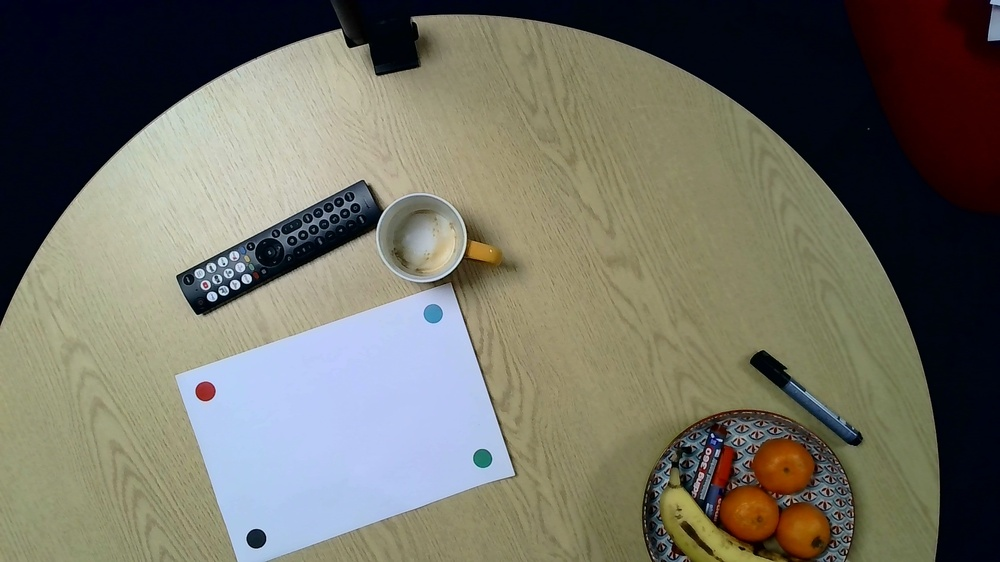
#> input picture custom/davids/high/B/custom_davids_high_B_3.jpg, 1000 x 562 px, shrunk from 1920 x 1080 before the run, found by its file name
$ jupyter execute DM-cicles.ipynb
#> lines starting #> are read from the running program, lines starting #| are printed output that depends on the picture
# A few qualiative tests for finding the cicles
In this notebook, I'm going to just quickly try out a few techniques to get an idea of possible appoaches. I'll take a test image and run various circle finders over it and visualise the results on the circles.

## Test Image
We are going to use `images/custom/davids/high/B/custom_davids_high_B_3.jpg` from the dataset as our test image. It has a few interesting confuser objects and there is grain on the table which we will need to account for. Note that we will most likely be overfitting our solution to this image but dealing with that is what the larger run is about. Here we are just trying techniques out to get a idea of next steps.

[cell 1]
# load in the image
import cv2 as cv
from matplotlib import pyplot as plt
import numpy as np


def show(image: np.array, dpi: int = 220, scale: float = 0.4, show_axis=False):
    """show the numpy array as an image using matplotlib

    The figure is scaled to the size of the image at dpi.

    Args:
        image (np.array): The image to display. Assumed to be (h,w,c).
        dpi (int): the dots per inch of the display. Defaults to the dpi of a macbook
        scale (float): scale the image so it will fit nicely in the notebook
    """
    h, w = image.shape[:2]
    figsise = ((w / dpi) * scale, (h / dpi) * scale)
    fig = plt.figure(figsize=figsise, dpi=dpi)
    ax = fig.add_axes([0, 0, 1, 1])  # fill entire figure
    ax.imshow(image)
    if not show_axis:
        plt.axis("off")
    plt.show()


test_image_path = "../../images/custom/davids/high/B/custom_davids_high_B_3.jpg"
image_bgr = cv.imread(test_image_path)  # note that the
#> image_bgr is the input picture: shape (562, 1000, 3); mean B, G, R 100.1, 111.7, 113
show(cv.cvtColor(image_bgr, cv.COLOR_BGR2RGB), scale=0.4)

## Some transforms
Let's visualise some of the tranformations that were are going to do. Note that we want to limit the number of allocation and copy operations for performance reasons.

[cell 2]
import numpy as np

image_gray = cv.cvtColor(image_bgr, cv.COLOR_BGR2GRAY)
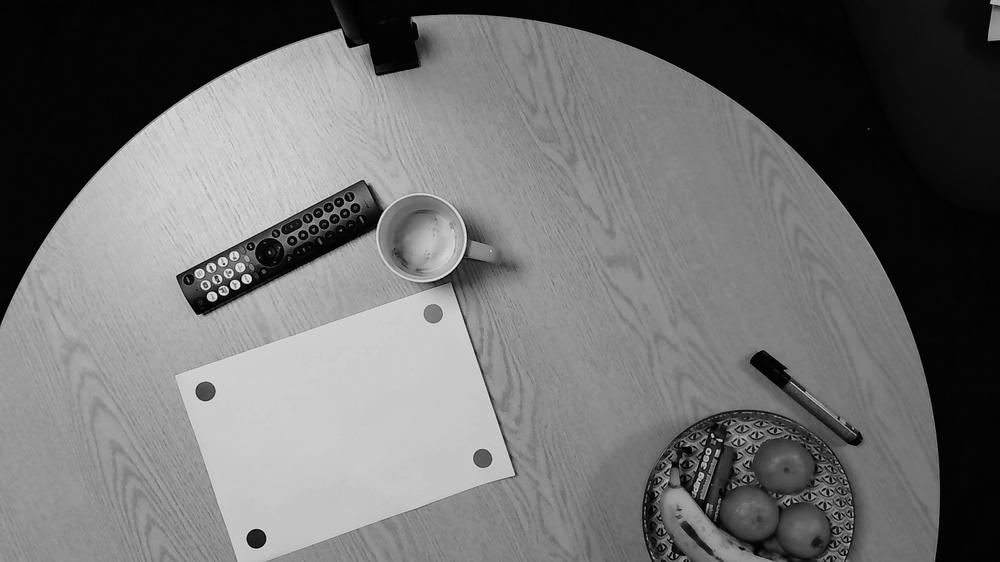
#> image_gray: shape (562, 1000); min 0, max 240, mean 110.8
image_blurred = cv.GaussianBlur(image_gray, (3, 3), 0)


# compute the canny parameters using the "auto-canny" trick
# https://pyimagesearch.com/2015/04/06/zero-parameter-automatic-canny-edge-detection-with-python-and-opencv/
def auto_canny(image, sigma=0.33):
#> called with sigma = 0.33
    v = np.median(image)
#> v = 131
    lower = int(max(0, (1.0 - sigma) * v))
#> lower = 87
    upper = int(min(255, (1.0 + sigma) * v))
#> upper = 174
    edged = cv.Canny(image, lower, upper)
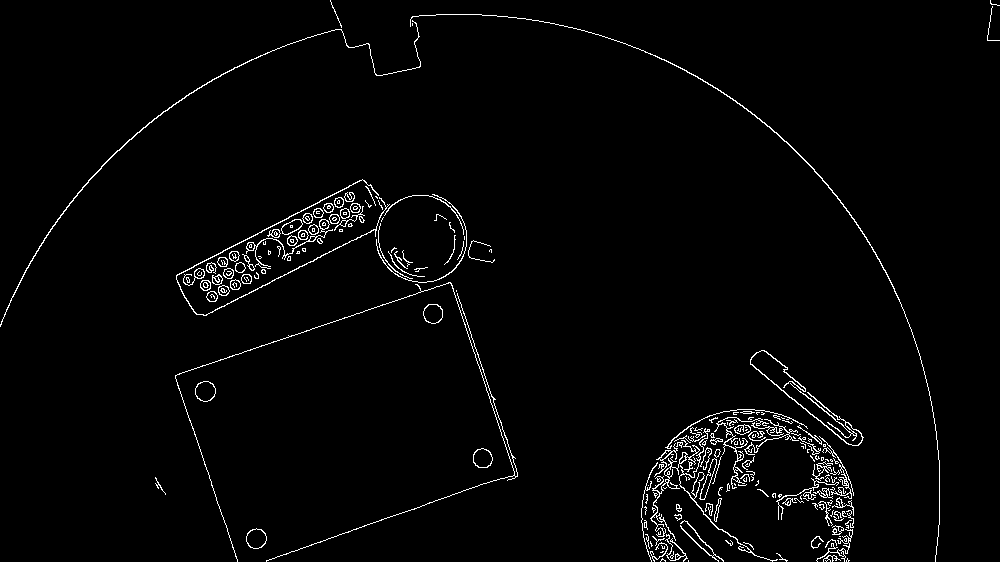
#> edged: shape (562, 1000); 2.2% white in thin lines or dots
    return edged


edges = auto_canny(image_blurred)

show(edges, scale=0.4)
